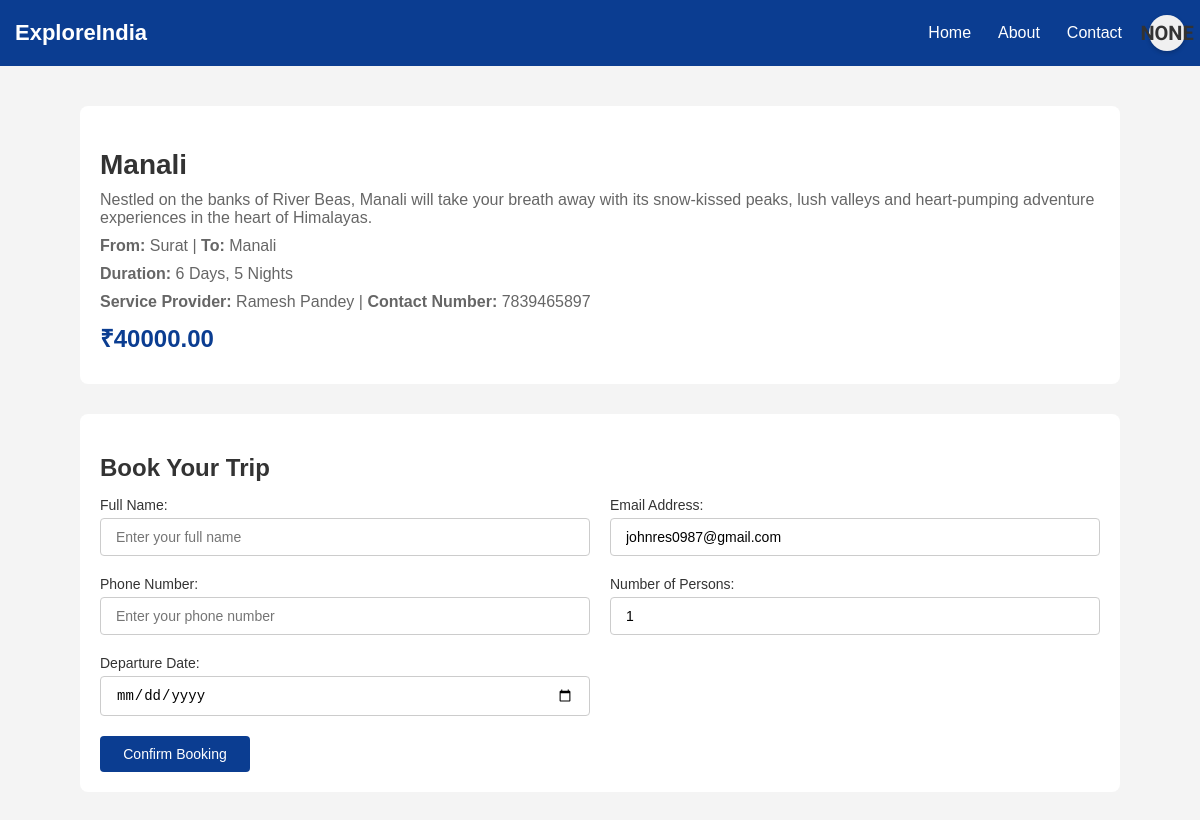
/trips/2/book/ (signed in), run on the app's committed database.
### accounts/models.py (models this page shows)
class User(AbstractUser):
    groups = models.ManyToManyField(
        Group,
        related_name='custom_user_groups',
        blank=True,
        help_text='The groups this user belongs to.',
        verbose_name='groups'
    )
    user_permissions = models.ManyToManyField(
        Permission,
        related_name='custom_user_permissions',
        blank=True,
        help_text='Specific permissions for this user.',
        verbose_name='user permissions'
    )
    ROLE_CHOICES = (
        ('traveler', 'Traveler'),
        ('provider', 'Service Provider'),
        ('admin', 'Administrator'),
    )
    role = models.CharField(max_length=20, choices=ROLE_CHOICES, default='traveler')
    phone = models.CharField(max_length=15, blank=True, null=True)
    full_name = models.CharField(max_length=150, blank=True, null=True)
    email = models.EmailField(unique=True)

### trips/models.py (models this page shows, shortened)
class Trip(models.Model):
    SEASON_CHOICES = (
        ('summer', 'Summer'),
        ('winter', 'Winter'),
        ('monsoon', 'Monsoon'),
    )
    DESTINATION_TYPE_CHOICES = (
        ('mountains', 'Mountains'),
        ('beaches', 'Beaches'),
        ('deserts', 'Deserts'),
    )
    title = models.CharField(max_length=200)
    description = models.TextField()
    from_city = models.CharField(max_length=100)
    to_city = models.CharField(max_length=100)
    season = models.CharField(max_length=20, choices=SEASON_CHOICES, blank=True)
    destination_type = models.CharField(max_length=20, choices=DESTINATION_TYPE_CHOICES, blank=True)
    price = models.DecimalField(max_digits=10, decimal_places=2)
    duration = models.CharField(max_length=50, blank=True, default="")
    is_available = models.BooleanField(default=True)
    provider = models.ForeignKey(
        settings.AUTH_USER_MODEL,
        on_delete=models.CASCADE,
        related_name='provider_trips',
        null=True,
        blank=True
    )
    image = models.ImageField(upload_to='trip_images/', null=True, blank=True)
    created_at = models.DateTimeField(auto_now_add=True)

### trips/views.py (the view)
# urls.py: path('<int:pk>/book/', views.booking_trip, name='booking_trip'),
@login_required
@traveler_required
def booking_trip(request, pk):
    trip = get_object_or_404(Trip, pk=pk)
    if request.method == 'POST':
        form = BookingForm(request.POST)
        if form.is_valid():
            user = request.user
            user.full_name = form.cleaned_data['full_name']
            user.email = form.cleaned_data['email']
            user.phone = form.cleaned_data['phone']
            user.save()
            departure_date = form.cleaned_data['departure_date']
            if trip.season == 'summer' and not (5 <= departure_date.month <= 8):
                form.add_error('departure_date', "This trip is only available in summer (May to August).")
            elif trip.season == 'winter' and not (12 <= departure_date.month or departure_date.month <= 2):
                form.add_error('departure_date', "This trip is only available in winter (December to February).")
            elif trip.season == 'monsoon' and not (7 <= departure_date.month <= 9):
                form.add_error('departure_date', "This trip is only available in monsoon (July to September).")
            else:
                Booking.objects.create(
                    trip=trip,
                    traveler=user,
                    number_of_persons=form.cleaned_data['number_of_persons'],
                    departure_date=departure_date
                )
                messages.success(request, "Your booking has been confirmed!")
                return redirect('dashboard')
    else:
        form = BookingForm(initial={
            'full_name': request.user.full_name,
            'email': request.user.email,
            'phone': request.user.phone,
            'number_of_persons': 1,
        })
    return render(request, 'trips/booking_details.html', {'form': form, 'trip': trip})

### trips/forms.py (shortened to what this page needs)
class BookingForm(forms.Form):
    full_name = forms.CharField(
        max_length=150,
        required=True,
        label="Full Name",
        widget=forms.TextInput(attrs={'placeholder': 'Enter your full name', 'class': 'form-control'})
    )
    email = forms.EmailField(
        required=True,
        label="Email Address",
        widget=forms.EmailInput(attrs={'placeholder': 'Enter your email address', 'class': 'form-control'})
    )
    phone = forms.CharField(
        max_length=15,
        required=True,
        label="Phone Number",
        widget=forms.TextInput(attrs={'placeholder': 'Enter your phone number', 'class': 'form-control'})
    )
    number_of_persons = forms.IntegerField(
        min_value=1,
        required=True,
        label="Number of Persons",
        widget=forms.NumberInput(attrs={'placeholder': 'Enter number of persons', 'class': 'form-control'})
    )
    departure_date = forms.DateField(
        required=True,
        label="Departure Date",
        widget=forms.DateInput(attrs={'type': 'date', 'class': 'form-control'}),
    )

### templates/trips/booking_details.html (shortened to what this page needs)
{% extends "base.html" %}
{% block content %}
<section class="content-section trip-details">
  <h1>{{ trip.title }}</h1>
  <p>{{ trip.description }}</p>
  <p><strong>From:</strong> {{ trip.from_city }} | <strong>To:</strong> {{ trip.to_city }}</p>
  <p><strong>Duration:</strong> {{ trip.duration }}</p>
  <p><strong>Service Provider:</strong> {{ trip.provider.full_name }} | <strong>Contact Number:</strong> {{ trip.provider.phone }}</p>
  <p class="price">₹{{ trip.price }}</p>
</section>
<section class="content-section booking-section">
  <h2>Book Your Trip</h2>
  <form method="post" class="booking-form" novalidate>
    <div>
      {{ form.full_name.label_tag }}
      {{ form.full_name }}
    </div>
    <div>
      {{ form.email.label_tag }}
      {{ form.email }}
    </div>
    <div>
      {{ form.phone.label_tag }}
      {{ form.phone }}
    </div>
    <div>
      {{ form.number_of_persons.label_tag }}
      {{ form.number_of_persons }}
    </div>
    <div>
      {{ form.departure_date.label_tag }}
      {{ form.departure_date }}
    </div>
    <div class="button-container">
      <button type="submit">Confirm Booking</button>
    </div>
  </form>
</section>
{% endblock %}

### templates/base.html (shortened to what this page needs)
<!DOCTYPE html>
<html lang="en">
<head>
</head>
<body>
  <header>
    <div class="logo">
      <a href="{% url 'home' %}">ExploreIndia</a>
    </div>
    <nav>
      <a href="{% url 'home' %}">Home</a>
      <a href="{% url 'about' %}">About</a>
      <a href="{% url 'contact' %}">Contact</a>
      {% if request.user.is_authenticated %}
      <div class="profile-menu" id="profileMenu">
        <div class="avatar">
          {{ request.user.full_name|slice:":1"|upper }}
        </div>
      </div>
      {% else %}
      <a href="{% url 'login' %}" class="login">Login</a>
      {% endif %}
    </nav>
  </header>
  <main>
    {% block content %}
    {% endblock %}
  </main>
</body>
</html>

### templates/base.html (style rules this page uses)
body { font-family: Arial, sans-serif; margin: 0; padding: 0; background-color: #f4f4f4; }
header { background-color: #0b3d91; color: white; padding: 15px; display: flex; justify-content: space-between; align-items: center; }
header .logo a { font-size: 22px; font-weight: bold; color: white; text-decoration: none; }
header nav { display: flex; gap: 27px; align-items: center; }
header nav a { color: white; text-decoration: none; font-size: 16px; transition: 0.2s ease-in-out; }
.profile-menu { position: relative; cursor: pointer; }
.avatar { width: 36px; height: 36px; background-color: #f0f0f0; border-radius: 50%; color: #333; display: flex; justify-content: center; align-items: center; font-weight: bold; font-size: 20px; box-shadow: 0 2px 4px rgba(0, 0, 0, 0.2); font-family: 'Roboto', sans-serif; }
main { padding: 20px; }

### templates/trips/booking_details.html (style rules this page uses)
.content-section { padding: 20px; max-width: 1000px; margin: 20px auto; background-color: #fff; border-radius: 8px; }
.trip-details h1 { font-size: 28px; color: #333; margin-bottom: 10px; }
.trip-details p { font-size: 16px; color: #666; margin: 10px 0; }
.trip-details .price { font-size: 24px; font-weight: bold; color: #0b3d91; margin: 10px 0; }
.booking-section { margin-top: 30px; background-color: #ffffff; border-radius: 8px; padding: 20px; }
.booking-section h2 { font-size: 24px; color: #333; margin-bottom: 15px; }
.booking-form { display: grid; grid-template-columns: 1fr 1fr; gap: 20px; }
.booking-form div { display: flex; flex-direction: column; }
.booking-form label { font-size: 14px; color: #333; margin-bottom: 5px; font-weight: 500; }
.booking-form input { width: 100%; padding: 10px 15px; font-size: 14px; border: 1px solid #ccc; border-radius: 4px; box-sizing: border-box; }
.button-container { grid-column: span 2; }
.button-container button { padding: 10px 20px; font-size: 14px; background-color: #0b3d91; color: #fff; border: none; border-radius: 4px; width: 150px; cursor: pointer; transition: background-color 0.4s ease, transform 0.3s ease-in-out; }

### data on the page
User: user.full_name "NONE", email "johnres0987@gmail.com"
Trip: title "Manali", description "Nestled on the banks of River Beas, Manali will take your breath away with its snow-kissed peaks, lush valleys and heart-pumping adventure experiences in the heart of Himalayas.", from_city "Surat", to_city "Manali", duration "6 Days, 5 Nights", provider.full_name "Ramesh Pandey", provider.phone "7839465897", price "40000.00"
